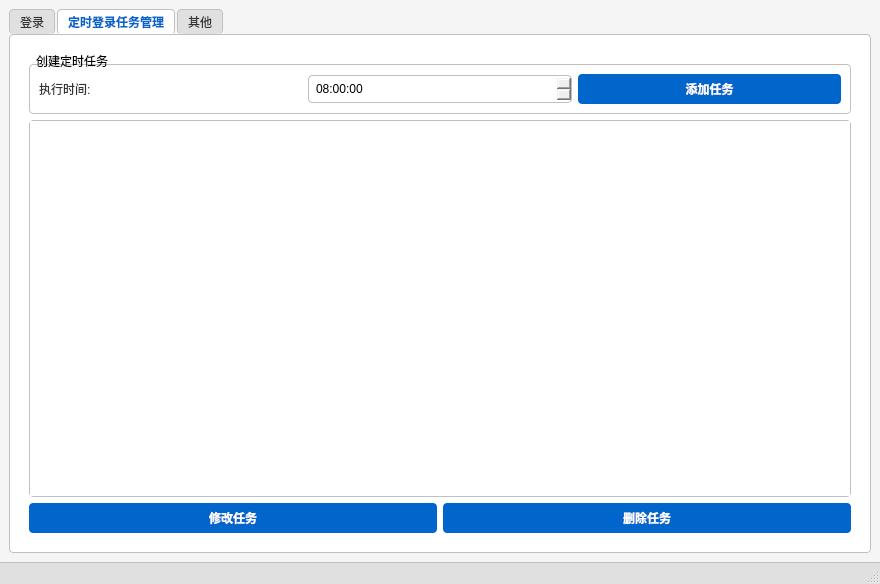
<?xml version="1.0" encoding="UTF-8"?>
<ui version="4.0">
 <class>MainWindow</class>
 <widget class="QMainWindow" name="MainWindow">
  <property name="geometry">
   <rect>
    <x>0</x>
    <y>0</y>
    <width>880</width>
    <height>584</height>
   </rect>
  </property>
  <property name="cursor">
   <cursorShape>ArrowCursor</cursorShape>
  </property>
  <property name="windowTitle">
   <string>广西科技师范学院校园网登录助手</string>
  </property>
  <property name="windowIcon">
   <iconset>
    <normaloff>:/images/computer.png</normaloff>
    <normalon>:/images/computer.png</normalon>
    <disabledoff>:/images/computer.png</disabledoff>
    <disabledon>:/images/computer.png</disabledon>
    <activeoff>:/images/computer.png</activeoff>
    <activeon>:/images/computer.png</activeon>
    <selectedoff>:/images/computer.png</selectedoff>
    <selectedon>:/images/computer.png</selectedon>:/images/computer.png</iconset>
  </property>
  <property name="styleSheet">
   <string notr="true">QMainWindow {
    background-color: #f5f5f5;
}

QTabWidget::pane {
    border: 1px solid #c0c0c0;
    background-color: #ffffff;
    border-radius: 4px;
    padding: 10px;
}

QTabBar::tab {
    background-color: #e0e0e0;
    color: #333333;
    border: 1px solid #c0c0c0;
    border-bottom: none;
    border-radius: 4px 4px 0 0;
    padding: 5px 10px;
    margin-right: 2px;
}

QTabBar::tab:selected {
    background-color: #ffffff;
    color: #0066cc;
    font-weight: bold;
}

QGroupBox {
    border: 1px solid #c0c0c0;
    border-radius: 4px;
    margin-top: 10px;
}

QGroupBox::title {
    subcontrol-origin: margin;
    subcontrol-position: top left;
    padding: 0 5px;
    background-color: transparent;
    font-weight: bold;
}

QPushButton {
    background-color: #0066cc;
    color: #ffffff;
    border: none;
    border-radius: 4px;
    padding: 6px 12px;
    font-weight: bold;
}

QPushButton:hover {
    background-color: #0052a3;
}

QPushButton:pressed {
    background-color: #004080;
}

QPushButton:disabled {
    background-color: #cccccc;
    color: #666666;
}

QLineEdit {
    border: 1px solid #c0c0c0;
    border-radius: 4px;
    padding: 5px;
}

QLineEdit:focus {
    border: 1px solid #0066cc;
    outline: none;
}

QCheckBox {
    spacing: 5px;
}

QCheckBox::indicator {
    width: 16px;
    height: 16px;
}

QTimeEdit {
    border: 1px solid #c0c0c0;
    border-radius: 4px;
    padding: 5px;
}

QTimeEdit:focus {
    border: 1px solid #0066cc;
    outline: none;
}

QTableView {
    gridline-color: #c0c0c0;
    border: 1px solid #c0c0c0;
    border-radius: 4px;
}

QHeaderView::section {
    background-color: #e0e0e0;
    color: #333333;
    border: 1px solid #c0c0c0;
    padding: 5px;
    font-weight: bold;
}

QLabel {
    color: #333333;
}

QStatusBar {
    background-color: #e0e0e0;
    border-top: 1px solid #c0c0c0;
}</string>
  </property>
  <widget class="QWidget" name="centralWidget">
   <layout class="QVBoxLayout" name="verticalLayout">
    <item>
     <widget class="QTabWidget" name="tabWidget">
      <property name="currentIndex">
       <number>1</number>
      </property>
      <widget class="QWidget" name="tab_login">
       <property name="enabled">
        <bool>true</bool>
       </property>
       <property name="title" stdset="0">
        <string>登录</string>
       </property>
       <attribute name="title">
        <string>登录</string>
       </attribute>
       <layout class="QVBoxLayout" name="verticalLayout_2">
        <item>
         <spacer name="verticalSpacer">
          <property name="orientation">
           <enum>Qt::Vertical</enum>
          </property>
          <property name="sizeHint" stdset="0">
           <size>
            <width>20</width>
            <height>40</height>
           </size>
          </property>
         </spacer>
        </item>
        <item>
         <widget class="QGroupBox" name="groupBox">
          <property name="minimumSize">
           <size>
            <width>0</width>
            <height>118</height>
           </size>
          </property>
          <property name="title">
           <string>账号信息</string>
          </property>
          <layout class="QGridLayout" name="gridLayout">
           <item row="1" column="0">
            <widget class="QLabel" name="label_password">
             <property name="minimumSize">
              <size>
               <width>0</width>
               <height>32</height>
              </size>
             </property>
             <property name="text">
              <string>密码:</string>
             </property>
            </widget>
           </item>
           <item row="2" column="1">
            <widget class="QCheckBox" name="checkBox_remember">
             <property name="minimumSize">
              <size>
               <width>0</width>
               <height>32</height>
              </size>
             </property>
             <property name="text">
              <string>记住密码</string>
             </property>
            </widget>
           </item>
           <item row="1" column="1">
            <widget class="QLineEdit" name="lineEdit_password">
             <property name="minimumSize">
              <size>
               <width>0</width>
               <height>32</height>
              </size>
             </property>
             <property name="echoMode">
              <enum>QLineEdit::Password</enum>
             </property>
             <property name="placeholderText">
              <string>请输入密码</string>
             </property>
            </widget>
           </item>
           <item row="0" column="0">
            <widget class="QLabel" name="label_username">
             <property name="minimumSize">
              <size>
               <width>0</width>
               <height>32</height>
              </size>
             </property>
             <property name="text">
              <string>用户名:</string>
             </property>
            </widget>
           </item>
           <item row="0" column="1">
            <widget class="QLineEdit" name="lineEdit_username">
             <property name="minimumSize">
              <size>
               <width>0</width>
               <height>32</height>
              </size>
             </property>
             <property name="placeholderText">
              <string>请输入学号/工号</string>
             </property>
            </widget>
           </item>
          </layout>
         </widget>
        </item>
        <item>
         <layout class="QHBoxLayout" name="horizontalLayout">
          <property name="spacing">
           <number>10</number>
          </property>
          <property name="sizeConstraint">
           <enum>QLayout::SetMinAndMaxSize</enum>
          </property>
          <property name="bottomMargin">
           <number>0</number>
          </property>
          <item>
           <widget class="QPushButton" name="pushButton_login">
            <property name="text">
             <string>登录</string>
            </property>
            <property name="icon">
             <iconset>
              <normaloff>:/images/login.png</normaloff>
              <normalon>:/images/login.png</normalon>
              <disabledoff>:/images/login.png</disabledoff>
              <disabledon>:/images/login.png</disabledon>
              <activeoff>:/images/login.png</activeoff>
              <activeon>:/images/login.png</activeon>
              <selectedoff>:/images/login.png</selectedoff>
              <selectedon>:/images/login.png</selectedon>:/images/login.png</iconset>
            </property>
            <property name="checkable">
             <bool>false</bool>
            </property>
            <property name="checked">
             <bool>false</bool>
            </property>
            <property name="autoRepeat">
             <bool>true</bool>
            </property>
            <property name="autoDefault">
             <bool>true</bool>
            </property>
            <property name="default">
             <bool>true</bool>
            </property>
            <property name="flat">
             <bool>false</bool>
            </property>
           </widget>
          </item>
          <item>
           <widget class="QPushButton" name="pushButton_logout">
            <property name="text">
             <string>下线</string>
            </property>
            <property name="icon">
             <iconset>
              <normaloff>:/images/dislogin.png</normaloff>
              <normalon>:/images/dislogin.png</normalon>
              <disabledoff>:/images/dislogin.png</disabledoff>
              <disabledon>:/images/dislogin.png</disabledon>
              <activeoff>:/images/dislogin.png</activeoff>
              <activeon>:/images/dislogin.png</activeon>
              <selectedoff>:/images/dislogin.png</selectedoff>
              <selectedon>:/images/dislogin.png</selectedon>:/images/dislogin.png</iconset>
            </property>
            <property name="autoRepeat">
             <bool>true</bool>
            </property>
            <property name="autoDefault">
             <bool>false</bool>
            </property>
           </widget>
          </item>
         </layout>
        </item>
        <item>
         <widget class="QLabel" name="label_status">
          <property name="text">
           <string>状态: 未连接</string>
          </property>
          <property name="alignment">
           <set>Qt::AlignCenter</set>
          </property>
         </widget>
        </item>
        <item>
         <spacer name="verticalSpacer_2">
          <property name="orientation">
           <enum>Qt::Vertical</enum>
          </property>
          <property name="sizeHint" stdset="0">
           <size>
            <width>20</width>
            <height>40</height>
           </size>
          </property>
         </spacer>
        </item>
       </layout>
      </widget>
      <widget class="QWidget" name="tab_schedule">
       <property name="title" stdset="0">
        <string>定时登录任务管理</string>
       </property>
       <attribute name="title">
        <string>定时登录任务管理</string>
       </attribute>
       <layout class="QVBoxLayout" name="verticalLayout_3">
        <item>
         <widget class="QGroupBox" name="groupBox_2">
          <property name="title">
           <string>创建定时任务</string>
          </property>
          <layout class="QGridLayout" name="gridLayout_2">
           <item row="0" column="0">
            <widget class="QLabel" name="label_time">
             <property name="text">
              <string>执行时间:</string>
             </property>
            </widget>
           </item>
           <item row="0" column="1">
            <widget class="QTimeEdit" name="timeEdit">
             <property name="displayFormat">
              <string>HH:mm:ss</string>
             </property>
             <property name="time">
              <time>
               <hour>8</hour>
               <minute>0</minute>
               <second>0</second>
              </time>
             </property>
            </widget>
           </item>
           <item row="0" column="2">
            <widget class="QPushButton" name="pushButton_add_task">
             <property name="text">
              <string>添加任务</string>
             </property>
             <property name="icon">
              <iconset>
               <normaloff>:/images/add.png</normaloff>
               <normalon>:/images/add.png</normalon>
               <disabledoff>:/images/add.png</disabledoff>
               <disabledon>:/images/add.png</disabledon>
               <activeoff>:/images/add.png</activeoff>
               <activeon>:/images/add.png</activeon>
               <selectedoff>:/images/add.png</selectedoff>
               <selectedon>:/images/add.png</selectedon>:/images/add.png</iconset>
             </property>
            </widget>
           </item>
          </layout>
         </widget>
        </item>
        <item>
         <widget class="QTableView" name="tableView_tasks">
          <property name="alternatingRowColors">
           <bool>true</bool>
          </property>
         </widget>
        </item>
        <item>
         <layout class="QHBoxLayout" name="horizontalLayout_2">
          <item>
           <widget class="QPushButton" name="pushButton_edit_task">
            <property name="text">
             <string>修改任务</string>
            </property>
            <property name="icon">
             <iconset>
              <normaloff>:/images/edit.png</normaloff>
              <normalon>:/images/edit.png</normalon>
              <disabledoff>:/images/edit.png</disabledoff>
              <disabledon>:/images/edit.png</disabledon>
              <activeoff>:/images/edit.png</activeoff>
              <activeon>:/images/edit.png</activeon>
              <selectedoff>:/images/edit.png</selectedoff>
              <selectedon>:/images/edit.png</selectedon>:/images/edit.png</iconset>
            </property>
           </widget>
          </item>
          <item>
           <widget class="QPushButton" name="pushButton_delete_task">
            <property name="text">
             <string>删除任务</string>
            </property>
            <property name="icon">
             <iconset>
              <normaloff>:/images/delete.png</normaloff>
              <normalon>:/images/delete.png</normalon>
              <disabledoff>:/images/delete.png</disabledoff>
              <disabledon>:/images/delete.png</disabledon>
              <activeoff>:/images/delete.png</activeoff>
              <activeon>:/images/delete.png</activeon>
              <selectedoff>:/images/delete.png</selectedoff>
              <selectedon>:/images/delete.png</selectedon>:/images/delete.png</iconset>
            </property>
           </widget>
          </item>
         </layout>
        </item>
       </layout>
      </widget>
      <widget class="QWidget" name="tab_other">
       <property name="title" stdset="0">
        <string>其他</string>
       </property>
       <attribute name="title">
        <string>其他</string>
       </attribute>
       <layout class="QVBoxLayout" name="verticalLayout_4">
        <item>
         <widget class="QGroupBox" name="groupBox_3">
          <property name="title">
           <string>创建定时任务</string>
          </property>
          <layout class="QGridLayout" name="gridLayout_3">
           <item row="0" column="0">
            <widget class="QLabel" name="label_time_2">
             <property name="text">
              <string>执行时间:</string>
             </property>
            </widget>
           </item>
           <item row="0" column="1">
            <widget class="QTimeEdit" name="timeEdit_2">
             <property name="displayFormat">
              <string>HH:mm:ss</string>
             </property>
             <property name="time">
              <time>
               <hour>8</hour>
               <minute>0</minute>
               <second>0</second>
              </time>
             </property>
            </widget>
           </item>
           <item row="0" column="2">
            <widget class="QPushButton" name="pushButton_add_task_2">
             <property name="text">
              <string>添加任务</string>
             </property>
             <property name="icon">
              <iconset>
               <normaloff>:/images/add.png</normaloff>
               <normalon>:/images/add.png</normalon>
               <disabledoff>:/images/add.png</disabledoff>
               <disabledon>:/images/add.png</disabledon>
               <activeoff>:/images/add.png</activeoff>
               <activeon>:/images/add.png</activeon>
               <selectedoff>:/images/add.png</selectedoff>
               <selectedon>:/images/add.png</selectedon>:/images/add.png</iconset>
             </property>
            </widget>
           </item>
          </layout>
         </widget>
        </item>
        <item>
         <widget class="QTableView" name="tableView_tasks_2">
          <property name="alternatingRowColors">
           <bool>true</bool>
          </property>
         </widget>
        </item>
        <item>
         <layout class="QHBoxLayout" name="horizontalLayout_3">
          <item>
           <widget class="QPushButton" name="pushButton_edit_task_2">
            <property name="text">
             <string>修改任务</string>
            </property>
            <property name="icon">
             <iconset>
              <normaloff>:/images/edit.png</normaloff>
              <normalon>:/images/edit.png</normalon>
              <disabledoff>:/images/edit.png</disabledoff>
              <disabledon>:/images/edit.png</disabledon>
              <activeoff>:/images/edit.png</activeoff>
              <activeon>:/images/edit.png</activeon>
              <selectedoff>:/images/edit.png</selectedoff>
              <selectedon>:/images/edit.png</selectedon>:/images/edit.png</iconset>
            </property>
           </widget>
          </item>
          <item>
           <widget class="QPushButton" name="pushButton_delete_task_2">
            <property name="text">
             <string>删除任务</string>
            </property>
            <property name="icon">
             <iconset>
              <normaloff>:/images/delete.png</normaloff>
              <normalon>:/images/delete.png</normalon>
              <disabledoff>:/images/delete.png</disabledoff>
              <disabledon>:/images/delete.png</disabledon>
              <activeoff>:/images/delete.png</activeoff>
              <activeon>:/images/delete.png</activeon>
              <selectedoff>:/images/delete.png</selectedoff>
              <selectedon>:/images/delete.png</selectedon>:/images/delete.png</iconset>
            </property>
           </widget>
          </item>
         </layout>
        </item>
       </layout>
      </widget>
     </widget>
    </item>
   </layout>
  </widget>
  <widget class="QStatusBar" name="statusBar">
   <property name="enabled">
    <bool>false</bool>
   </property>
  </widget>
 </widget>
 <resources>
  <include location="window.qrc"/>
 </resources>
 <connections>
  <connection>
   <sender>pushButton_login</sender>
   <signal>clicked()</signal>
   <receiver>MainWindow</receiver>
   <slot>on_login_clicked()</slot>
   <hints>
    <hint type="sourcelabel">
     <x>244</x>
     <y>372</y>
    </hint>
    <hint type="destinationlabel">
     <x>157</x>
     <y>327</y>
    </hint>
   </hints>
  </connection>
  <connection>
   <sender>pushButton_add_task</sender>
   <signal>clicked()</signal>
   <receiver>MainWindow</receiver>
   <slot>on_add_task_clicked()</slot>
   <hints>
    <hint type="sourcelabel">
     <x>834</x>
     <y>112</y>
    </hint>
    <hint type="destinationlabel">
     <x>304</x>
     <y>327</y>
    </hint>
   </hints>
  </connection>
  <connection>
   <sender>pushButton_edit_task</sender>
   <signal>clicked()</signal>
   <receiver>MainWindow</receiver>
   <slot>on_edit_task_clicked()</slot>
   <hints>
    <hint type="sourcelabel">
     <x>216</x>
     <y>524</y>
    </hint>
    <hint type="destinationlabel">
     <x>364</x>
     <y>327</y>
    </hint>
   </hints>
  </connection>
  <connection>
   <sender>pushButton_edit_task_2</sender>
   <signal>clicked()</signal>
   <receiver>MainWindow</receiver>
   <slot>on_edit_task_2_clicked()</slot>
   <hints>
    <hint type="sourcelabel">
     <x>216</x>
     <y>524</y>
    </hint>
    <hint type="destinationlabel">
     <x>364</x>
     <y>327</y>
    </hint>
   </hints>
  </connection>
  <connection>
   <sender>pushButton_logout</sender>
   <signal>clicked()</signal>
   <receiver>MainWindow</receiver>
   <slot>on_logout_clicked()</slot>
   <hints>
    <hint type="sourcelabel">
     <x>464</x>
     <y>372</y>
    </hint>
    <hint type="destinationlabel">
     <x>217</x>
     <y>327</y>
    </hint>
   </hints>
  </connection>
  <connection>
   <sender>pushButton_add_task_2</sender>
   <signal>clicked()</signal>
   <receiver>MainWindow</receiver>
   <slot>on_add_task_2_clicked()</slot>
   <hints>
    <hint type="sourcelabel">
     <x>834</x>
     <y>112</y>
    </hint>
    <hint type="destinationlabel">
     <x>304</x>
     <y>327</y>
    </hint>
   </hints>
  </connection>
  <connection>
   <sender>pushButton_delete_task</sender>
   <signal>clicked()</signal>
   <receiver>MainWindow</receiver>
   <slot>on_delete_task_clicked()</slot>
   <hints>
    <hint type="sourcelabel">
     <x>464</x>
     <y>524</y>
    </hint>
    <hint type="destinationlabel">
     <x>424</x>
     <y>327</y>
    </hint>
   </hints>
  </connection>
  <connection>
   <sender>pushButton_delete_task_2</sender>
   <signal>clicked()</signal>
   <receiver>MainWindow</receiver>
   <slot>on_delete_task_2_clicked()</slot>
   <hints>
    <hint type="sourcelabel">
     <x>464</x>
     <y>524</y>
    </hint>
    <hint type="destinationlabel">
     <x>424</x>
     <y>327</y>
    </hint>
   </hints>
  </connection>
 </connections>
</ui>
